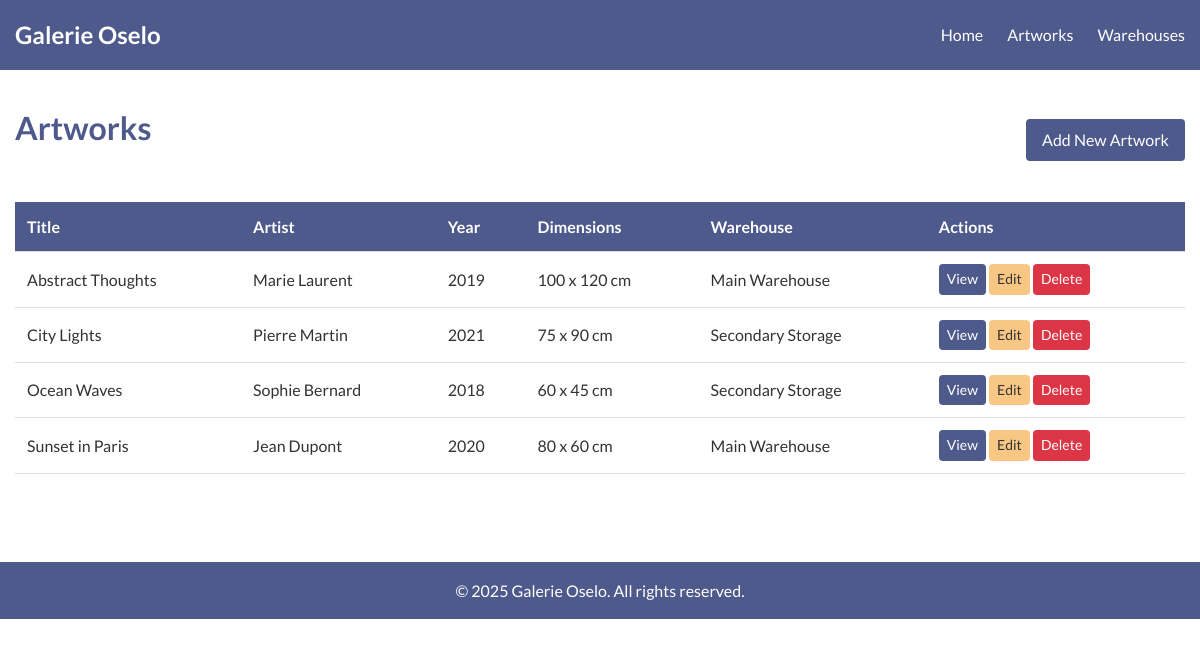
The app's page /index.php?route=artworks with its own data.
### tables this page shows
CREATE TABLE IF NOT EXISTS artworks (
    id INT AUTO_INCREMENT PRIMARY KEY,
    title VARCHAR(255) NOT NULL,
    year INT NOT NULL,
    artist_name VARCHAR(255) NOT NULL,
    width FLOAT NOT NULL COMMENT 'Width in cm',
    height FLOAT NOT NULL COMMENT 'Height in cm',
    warehouse_id INT NULL,
    created_at TIMESTAMP DEFAULT CURRENT_TIMESTAMP,
    updated_at TIMESTAMP DEFAULT CURRENT_TIMESTAMP ON UPDATE CURRENT_TIMESTAMP
);

CREATE TABLE IF NOT EXISTS warehouses (
    id INT AUTO_INCREMENT PRIMARY KEY,
    name VARCHAR(255) NOT NULL,
    address TEXT NOT NULL,
    created_at TIMESTAMP DEFAULT CURRENT_TIMESTAMP,
    updated_at TIMESTAMP DEFAULT CURRENT_TIMESTAMP ON UPDATE CURRENT_TIMESTAMP
);

### controllers/ArtworkController.php (called while the page is built, shortened)
<?php
class ArtworkController {
    private $artworkModel;
    public function __construct() {
        require_once BASE_PATH . '/models/Artwork.php';
        $this->artworkModel = new Artwork();
    }
    public function index() {
        $artworks = $this->artworkModel->getAll();
        include BASE_PATH . '/views/artworks/index.php';
        $content = ob_get_clean();
        include BASE_PATH . '/views/layouts/main.php';
    }
}

### models/database.php (called while the page is built, shortened)
<?php
class Database {
    private static $instance = null;
    private $connection;
    private function __construct() {
        $config = require_once BASE_PATH . '/config/database.php';
        $host = isset($config['host']) ? $config['host'] : 'localhost';
        $dbname = isset($config['dbname']) ? $config['dbname'] : 'galerie_oselo';
        $username = isset($config['username']) ? $config['username'] : 'root';
        $password = isset($config['password']) ? $config['password'] : '';
        try {
            $dsn = "mysql:host=$host;dbname=$dbname";
            $options = [
                PDO::ATTR_ERRMODE => PDO::ERRMODE_EXCEPTION,
                PDO::ATTR_DEFAULT_FETCH_MODE => PDO::FETCH_ASSOC,
                PDO::ATTR_EMULATE_PREPARES => false,
            ];
            $this->connection = new PDO($dsn, $username, $password, $options);
            $this->connection->exec("SET NAMES utf8");
        } catch (PDOException $e) {
            die("Connection failed: " . $e->getMessage());
        }
    }
    public static function getInstance() {
        if (self::$instance === null) {
            self::$instance = new self();
        }
        return self::$instance;
    }
    public function query($sql, $params = []) {
        $stmt = $this->connection->prepare($sql);
        $stmt->execute($params);
        return $stmt;
    }
    public function select($sql, $params = []) {
        $stmt = $this->query($sql, $params);
        return $stmt->fetchAll();
    }
}

### models/artwork.php (called while the page is built, shortened)
<?php
class Artwork {
    private $db;
    public function __construct() {
        $this->db = Database::getInstance();
    }
    public function getAll() {
        $sql = "SELECT a.*, w.name as warehouse_name
                FROM artworks a
                LEFT JOIN warehouses w ON a.warehouse_id = w.id
                ORDER BY a.title";
        return $this->db->select($sql);
    }
}

### views/artworks/index.php (the view, shortened to what this page needs)
<div style="display: flex; justify-content: space-between; align-items: center; margin-bottom: 1.5rem;">
    <h1>Artworks</h1>
    <a href="index.php?route=artworks&action=create" class="btn">Add New Artwork</a>
</div>
<?php if (empty($artworks)): ?>
    <div class="alert alert-info">No artworks found.</div>
<?php else: ?>
    <div class="table-responsive">
        <table>
            <thead>
                <tr>
                    <th>Title</th>
                    <th>Artist</th>
                    <th>Year</th>
                    <th>Dimensions</th>
                    <th>Warehouse</th>
                    <th>Actions</th>
                </tr>
            </thead>
            <tbody>
                <?php foreach ($artworks as $artwork): ?>
                    <tr>
                        <td><?= htmlspecialchars($artwork['title']) ?></td>
                        <td><?= htmlspecialchars($artwork['artist_name']) ?></td>
                        <td><?= htmlspecialchars($artwork['year']) ?></td>
                        <td><?= htmlspecialchars($artwork['width']) ?> x <?= htmlspecialchars($artwork['height']) ?> cm</td>
                        <td>
                            <?php if ($artwork['warehouse_id']): ?>
                                <?= htmlspecialchars($artwork['warehouse_name']) ?>
                            <?php else: ?>
                                <span style="color: #dc3545;">Not assigned</span>
                            <?php endif; ?>
                        </td>
                        <td>
                            <a href="index.php?route=artworks&action=show&id=<?= $artwork['id'] ?>" class="btn btn-sm">View</a>
                            <a href="index.php?route=artworks&action=edit&id=<?= $artwork['id'] ?>" class="btn btn-sm btn-accent">Edit</a>
                            <a href="index.php?route=artworks&action=delete&id=<?= $artwork['id'] ?>" class="btn btn-sm btn-danger" onclick="return confirm('Are you sure you want to delete this artwork?')">Delete</a>
                        </td>
                    </tr>
                <?php endforeach; ?>
            </tbody>
        </table>
    </div>
<?php endif; ?>

### index.php (shortened to what this page needs)
<?php
require_once BASE_PATH . '/config/database.php';
require_once BASE_PATH . '/models/Database.php';
$route = isset($_GET['route']) ? $_GET['route'] : 'home';
switch ($route) {
    case 'artworks':
        require_once BASE_PATH . '/controllers/ArtworkController.php';
        $controller = new ArtworkController();
        $action = isset($_GET['action']) ? $_GET['action'] : 'index';
        switch ($action) {
            default:
                $controller->index();
                break;
        }
        break;
}

### views/layouts/main.php (shortened to what this page needs)
<!DOCTYPE html>
<html lang="en">
<head>
</head>
<body>
    <header>
        <div class="container">
            <div class="logo">Galerie Oselo</div>
            <nav>
                <ul>
                    <li><a href="index.php">Home</a></li>
                    <li><a href="index.php?route=artworks">Artworks</a></li>
                    <li><a href="index.php?route=warehouses">Warehouses</a></li>
                </ul>
            </nav>
        </div>
    </header>
    <main>
        <div class="container">
            <?= $content ?? '' ?>
        </div>
    </main>
    <footer>
        <div class="container">
            <p>&copy; <?= date('Y') ?> Galerie Oselo. All rights reserved.</p>
        </div>
    </footer>
</body>
</html>

### views/layouts/main.php (style rules this page uses)
:root { --primary: #4E598C; --white: #FFFFFF; --accent: #F9C784; }
* { margin: 0; padding: 0; box-sizing: border-box; }
body { font-family: 'Lato', sans-serif; line-height: 1.6; color: #333; background-color: var(--white); }
.container { width: 100%; max-width: 1200px; margin: 0 auto; padding: 0 15px; }
header { background-color: var(--primary); color: var(--white); padding: 1rem 0; }
header .container { display: flex; justify-content: space-between; align-items: center; }
.logo { font-size: 1.5rem; font-weight: 700; }
nav ul { display: flex; list-style: none; }
nav ul li { margin-left: 1.5rem; }
nav ul li a { color: var(--white); text-decoration: none; transition: color 0.3s; }
main { padding: 2rem 0; }
h1 { color: var(--primary); margin-bottom: 1.5rem; }
.btn { display: inline-block; padding: 0.5rem 1rem; background-color: var(--primary); color: var(--white); text-decoration: none; border-radius: 4px; border: none; cursor: pointer; transition: background-color 0.3s; }
.btn-accent { background-color: var(--accent); color: #333; }
.btn-danger { background-color: #dc3545; }
table { width: 100%; border-collapse: collapse; margin-bottom: 1.5rem; }
table th, table td { padding: 0.75rem; text-align: left; border-bottom: 1px solid #ddd; }
table th { background-color: var(--primary); color: var(--white); }
footer { background-color: var(--primary); color: var(--white); padding: 1rem 0; text-align: center; margin-top: 2rem; }

### views/artworks/index.php (style rules this page uses)
.btn-sm { padding: 0.25rem 0.5rem; font-size: 0.875rem; }
.table-responsive { overflow-x: auto; }

### records on screen
artworks: title "Abstract Thoughts", artist_name "Marie Laurent", year "2019", width "100", height "120", warehouse.name "Main Warehouse"
artworks: title "City Lights", artist_name "Pierre Martin", year "2021", width "75", height "90", warehouse.name "Secondary Storage"
artworks: title "Ocean Waves", artist_name "Sophie Bernard", year "2018", width "60", height "45", warehouse.name "Secondary Storage"
artworks: title "Sunset in Paris", artist_name "Jean Dupont", year "2020", width "80", height "60", warehouse.name "Main Warehouse"
